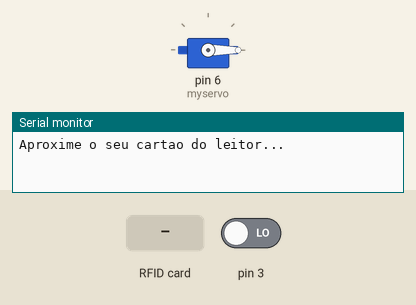
Recording of a sketch running on a simulated Arduino Uno, built with avr-gcc and run on an emulated ATmega328P. Parts: servo, the last lines printed to the serial monitor. Inputs (shaded band) come from the test bench; at power-on: pin 3 LOW.

Above: at 1.2 s.
1.3 s: RFID card ED A4 DF 2B held to the reader
At 2.7 s:
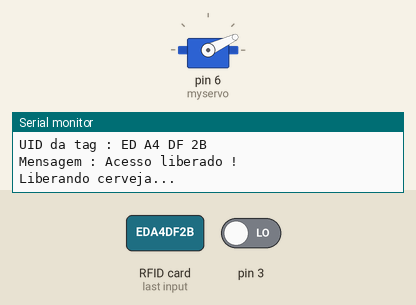
Timing chart, 0 to 11.8 s (numbered marks = the images above; inputs shaded):
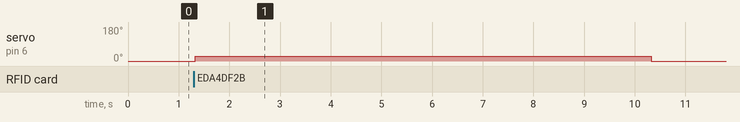

Measured:
- after the input at 1.3 s, servo on pin 6 (myservo): 0° → 25° at once, → 0° 9.0 s later

The sketch:

test_arduino.ino
```cpp
#include <SPI.h>
#include <MFRC522.h>
#include <Servo.h>

#define SS_PIN 10
#define RST_PIN 9

MFRC522 mfrc522(SS_PIN, RST_PIN);

Servo myservo;

int SEGUNDOS_CERVEJA = 9; //tempo da torneira ativa

int val;
int buttonState = 0;
char st[20];
bool liberaBotao = false;

void setup() {
  Serial.begin(9600);

  myservo.attach(6);
  pinMode(3, INPUT);
  myservo.write(0);
  SPI.begin();
  mfrc522.PCD_Init();
  Serial.println("Aproxime o seu cartao do leitor...");
  Serial.println();
}

void loop() {
    //Serial.print("botao ");
    //Serial.println(buttonState);
    //Serial.print("acesso ");
    //Serial.println(liberaBotao);

    if (!mfrc522.PICC_IsNewCardPresent()) {
      return;
    }

    if (!mfrc522.PICC_ReadCardSerial()) {
      return;
    }
buttonState = digitalRead(3);
    Serial.print("UID da tag :");
    String conteudo= "";
    byte letra;
    for (byte i = 0; i < mfrc522.uid.size; i++) {
       Serial.print(mfrc522.uid.uidByte[i] < 0x10 ? " 0" : " ");
       Serial.print(mfrc522.uid.uidByte[i], HEX);
       conteudo.concat(String(mfrc522.uid.uidByte[i] < 0x10 ? " 0" : " "));
       conteudo.concat(String(mfrc522.uid.uidByte[i], HEX));
    }
    Serial.println();
    Serial.print("Mensagem : ");
    conteudo.toUpperCase();

    if (conteudo.substring(1) == "ED A4 DF 2B") {
      Serial.println("Acesso liberado !");
      Serial.println();
      liberaBotao = true;
    }

    if (buttonState == HIGH || liberaBotao) {
      Serial.println("Liberando cerveja...");
       myservo.write(25);
       liberaBotao = false;
       buttonState = false;
       delay(SEGUNDOS_CERVEJA * 1000);
       myservo.write(0);
       Serial.println("Liberando cerveja...OK");
    }

}
```
